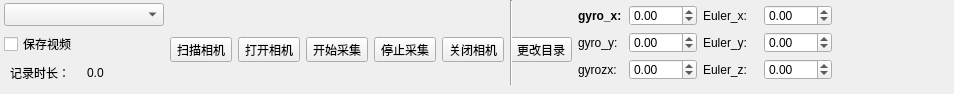
        <widget class="QWidget" name="tab">
         <attribute name="title">
          <string>视频采集</string>
         </attribute>
         <widget class="QWidget" name="layoutWidget">
          <property name="geometry">
           <rect>
            <x>4</x>
            <y>0</y>
            <width>941</width>
            <height>85</height>
           </rect>
          </property>
          <layout class="QGridLayout" name="gridLayout_2">
           <item row="1" column="9">
            <spacer name="horizontalSpacer_2">
             <property name="orientation">
              <enum>Qt::Horizontal</enum>
             </property>
             <property name="sizeHint" stdset="0">
              <size>
               <width>33</width>
               <height>70</height>
              </size>
             </property>
            </spacer>
           </item>
           <item row="1" column="7">
            <widget class="QToolButton" name="toolButton_changeDir">
             <property name="styleSheet">
              <string notr="true"/>
             </property>
             <property name="text">
              <string>更改目录</string>
             </property>
             <property name="icon">
              <iconset resource="toolButtonIcon.qrc">
               <normaloff>:/toolButton/static/dir.png</normaloff>:/toolButton/static/dir.png</iconset>
             </property>
             <property name="iconSize">
              <size>
               <width>50</width>
               <height>50</height>
              </size>
             </property>
             <property name="toolButtonStyle">
              <enum>Qt::ToolButtonTextUnderIcon</enum>
             </property>
            </widget>
           </item>
           <item row="1" column="4">
            <widget class="QToolButton" name="toolButton_stopGather">
             <property name="styleSheet">
              <string notr="true"/>
             </property>
             <property name="text">
              <string>停止采集</string>
             </property>
             <property name="icon">
              <iconset resource="toolButtonIcon.qrc">
               <normaloff>:/toolButton/static/stopGather.png</normaloff>:/toolButton/static/stopGather.png</iconset>
             </property>
             <property name="iconSize">
              <size>
               <width>50</width>
               <height>50</height>
              </size>
             </property>
             <property name="toolButtonStyle">
              <enum>Qt::ToolButtonTextUnderIcon</enum>
             </property>
            </widget>
           </item>
           <item row="1" column="5">
            <widget class="QToolButton" name="toolButton_closeCamera">
             <property name="styleSheet">
              <string notr="true"/>
             </property>
             <property name="text">
              <string>关闭相机</string>
             </property>
             <property name="icon">
              <iconset resource="toolButtonIcon.qrc">
               <normaloff>:/toolButton/static/closeCamera.png</normaloff>:/toolButton/static/closeCamera.png</iconset>
             </property>
             <property name="iconSize">
              <size>
               <width>50</width>
               <height>50</height>
              </size>
             </property>
             <property name="toolButtonStyle">
              <enum>Qt::ToolButtonTextUnderIcon</enum>
             </property>
            </widget>
           </item>
           <item row="0" column="6" rowspan="2" colspan="2">
            <widget class="Line" name="line">
             <property name="orientation">
              <enum>Qt::Vertical</enum>
             </property>
            </widget>
           </item>
           <item row="0" column="0" rowspan="2">
            <layout class="QVBoxLayout" name="verticalLayout_7">
             <item>
              <layout class="QVBoxLayout" name="verticalLayout_6">
               <item>
                <widget class="QComboBox" name="comboBox_cameraDeviceList">
                 <property name="minimumSize">
                  <size>
                   <width>160</width>
                   <height>23</height>
                  </size>
                 </property>
                 <property name="maximumSize">
                  <size>
                   <width>160</width>
                   <height>23</height>
                  </size>
                 </property>
                 <property name="font">
                  <font>
                   <weight>75</weight>
                   <bold>true</bold>
                  </font>
                 </property>
                </widget>
               </item>
               <item>
                <widget class="QCheckBox" name="checkBox_saveVideo">
                 <property name="minimumSize">
                  <size>
                   <width>72</width>
                   <height>0</height>
                  </size>
                 </property>
                 <property name="maximumSize">
                  <size>
                   <width>120</width>
                   <height>16777215</height>
                  </size>
                 </property>
                 <property name="styleSheet">
                  <string notr="true"/>
                 </property>
                 <property name="text">
                  <string>保存视频</string>
                 </property>
                </widget>
               </item>
              </layout>
             </item>
             <item>
              <layout class="QHBoxLayout" name="horizontalLayout_15">
               <item>
                <widget class="QLabel" name="label_20">
                 <property name="minimumSize">
                  <size>
                   <width>65</width>
                   <height>15</height>
                  </size>
                 </property>
                 <property name="maximumSize">
                  <size>
                   <width>65</width>
                   <height>15</height>
                  </size>
                 </property>
                 <property name="text">
                  <string>记录时长：</string>
                 </property>
                </widget>
               </item>
               <item>
                <widget class="QLabel" name="label_gatherTime">
                 <property name="minimumSize">
                  <size>
                   <width>70</width>
                   <height>15</height>
                  </size>
                 </property>
                 <property name="maximumSize">
                  <size>
                   <width>70</width>
                   <height>15</height>
                  </size>
                 </property>
                 <property name="sizeIncrement">
                  <size>
                   <width>70</width>
                   <height>15</height>
                  </size>
                 </property>
                 <property name="text">
                  <string>0.0</string>
                 </property>
                </widget>
               </item>
              </layout>
             </item>
            </layout>
           </item>
           <item row="0" column="8" rowspan="2">
            <layout class="QHBoxLayout" name="horizontalLayout_14">
             <item>
              <layout class="QVBoxLayout" name="verticalLayout_4">
               <property name="spacing">
                <number>1</number>
               </property>
               <item>
                <layout class="QHBoxLayout" name="horizontalLayout_6">
                 <item>
                  <widget class="QLabel" name="label_14">
                   <property name="minimumSize">
                    <size>
                     <width>50</width>
                     <height>21</height>
                    </size>
                   </property>
                   <property name="maximumSize">
                    <size>
                     <width>50</width>
                     <height>21</height>
                    </size>
                   </property>
                   <property name="font">
                    <font>
                     <pointsize>9</pointsize>
                     <weight>75</weight>
                     <bold>true</bold>
                    </font>
                   </property>
                   <property name="text">
                    <string>gyro_x:</string>
                   </property>
                  </widget>
                 </item>
                 <item>
                  <widget class="QDoubleSpinBox" name="doubleSpinBox_gyrox">
                   <property name="minimumSize">
                    <size>
                     <width>42</width>
                     <height>21</height>
                    </size>
                   </property>
                   <property name="maximumSize">
                    <size>
                     <width>80</width>
                     <height>21</height>
                    </size>
                   </property>
                   <property name="readOnly">
                    <bool>false</bool>
                   </property>
                   <property name="minimum">
                    <double>-180.000000000000000</double>
                   </property>
                   <property name="maximum">
                    <double>180.000000000000000</double>
                   </property>
                   <property name="singleStep">
                    <double>0.010000000000000</double>
                   </property>
                  </widget>
                 </item>
                </layout>
               </item>
               <item>
                <layout class="QHBoxLayout" name="horizontalLayout_9">
                 <item>
                  <widget class="QLabel" name="label_15">
                   <property name="minimumSize">
                    <size>
                     <width>50</width>
                     <height>21</height>
                    </size>
                   </property>
                   <property name="maximumSize">
                    <size>
                     <width>50</width>
                     <height>21</height>
                    </size>
                   </property>
                   <property name="text">
                    <string>gyro_y:</string>
                   </property>
                  </widget>
                 </item>
                 <item>
                  <widget class="QDoubleSpinBox" name="doubleSpinBox_gyroy">
                   <property name="minimumSize">
                    <size>
                     <width>42</width>
                     <height>21</height>
                    </size>
                   </property>
                   <property name="maximumSize">
                    <size>
                     <width>80</width>
                     <height>21</height>
                    </size>
                   </property>
                   <property name="minimum">
                    <double>-180.000000000000000</double>
                   </property>
                   <property name="maximum">
                    <double>180.000000000000000</double>
                   </property>
                   <property name="singleStep">
                    <double>0.010000000000000</double>
                   </property>
                  </widget>
                 </item>
                </layout>
               </item>
               <item>
                <layout class="QHBoxLayout" name="horizontalLayout_10">
                 <item>
                  <widget class="QLabel" name="label_16">
                   <property name="minimumSize">
                    <size>
                     <width>50</width>
                     <height>21</height>
                    </size>
                   </property>
                   <property name="maximumSize">
                    <size>
                     <width>50</width>
                     <height>21</height>
                    </size>
                   </property>
                   <property name="text">
                    <string>gyrozx:</string>
                   </property>
                  </widget>
                 </item>
                 <item>
                  <widget class="QDoubleSpinBox" name="doubleSpinBox_gyroz">
                   <property name="minimumSize">
                    <size>
                     <width>42</width>
                     <height>21</height>
                    </size>
                   </property>
                   <property name="maximumSize">
                    <size>
                     <width>80</width>
                     <height>21</height>
                    </size>
                   </property>
                   <property name="minimum">
                    <double>-180.000000000000000</double>
                   </property>
                   <property name="maximum">
                    <double>180.000000000000000</double>
                   </property>
                   <property name="singleStep">
                    <double>0.010000000000000</double>
                   </property>
                  </widget>
                 </item>
                </layout>
               </item>
              </layout>
             </item>
             <item>
              <layout class="QVBoxLayout" name="verticalLayout_5">
               <property name="spacing">
                <number>1</number>
               </property>
               <item>
                <layout class="QHBoxLayout" name="horizontalLayout_11">
                 <item>
                  <widget class="QLabel" name="label_17">
                   <property name="sizePolicy">
                    <sizepolicy hsizetype="Preferred" vsizetype="Preferred">
                     <horstretch>0</horstretch>
                     <verstretch>0</verstretch>
                    </sizepolicy>
                   </property>
                   <property name="minimumSize">
                    <size>
                     <width>60</width>
                     <height>21</height>
                    </size>
                   </property>
                   <property name="maximumSize">
                    <size>
                     <width>60</width>
                     <height>21</height>
                    </size>
                   </property>
                   <property name="text">
                    <string>Euler_x:</string>
                   </property>
                  </widget>
                 </item>
                 <item>
                  <widget class="QDoubleSpinBox" name="doubleSpinBo_x">
                   <property name="minimumSize">
                    <size>
                     <width>42</width>
                     <height>21</height>
                    </size>
                   </property>
                   <property name="maximumSize">
                    <size>
                     <width>80</width>
                     <height>21</height>
                    </size>
                   </property>
                   <property name="readOnly">
                    <bool>false</bool>
                   </property>
                   <property name="minimum">
                    <double>-180.000000000000000</double>
                   </property>
                   <property name="maximum">
                    <double>180.000000000000000</double>
                   </property>
                   <property name="singleStep">
                    <double>0.010000000000000</double>
                   </property>
                  </widget>
                 </item>
                </layout>
               </item>
               <item>
                <layout class="QHBoxLayout" name="horizontalLayout_12">
                 <item>
                  <widget class="QLabel" name="label_18">
                   <property name="sizePolicy">
                    <sizepolicy hsizetype="Preferred" vsizetype="Preferred">
                     <horstretch>0</horstretch>
                     <verstretch>0</verstretch>
                    </sizepolicy>
                   </property>
                   <property name="minimumSize">
                    <size>
                     <width>60</width>
                     <height>21</height>
                    </size>
                   </property>
                   <property name="maximumSize">
                    <size>
                     <width>60</width>
                     <height>21</height>
                    </size>
                   </property>
                   <property name="text">
                    <string>Euler_y:</string>
                   </property>
                  </widget>
                 </item>
                 <item>
                  <widget class="QDoubleSpinBox" name="doubleSpinBox_y">
                   <property name="minimumSize">
                    <size>
                     <width>42</width>
                     <height>21</height>
                    </size>
                   </property>
                   <property name="maximumSize">
                    <size>
                     <width>80</width>
                     <height>21</height>
                    </size>
                   </property>
                   <property name="minimum">
                    <double>-180.000000000000000</double>
                   </property>
                   <property name="maximum">
                    <double>180.000000000000000</double>
                   </property>
                   <property name="singleStep">
                    <double>0.010000000000000</double>
                   </property>
                  </widget>
                 </item>
                </layout>
               </item>
               <item>
                <layout class="QHBoxLayout" name="horizontalLayout_13">
                 <item>
                  <widget class="QLabel" name="label_19">
                   <property name="sizePolicy">
                    <sizepolicy hsizetype="Preferred" vsizetype="Preferred">
                     <horstretch>0</horstretch>
                     <verstretch>0</verstretch>
                    </sizepolicy>
                   </property>
                   <property name="minimumSize">
                    <size>
                     <width>60</width>
                     <height>21</height>
                    </size>
                   </property>
                   <property name="maximumSize">
                    <size>
                     <width>60</width>
                     <height>21</height>
                    </size>
                   </property>
                   <property name="text">
                    <string>Euler_z:</string>
                   </property>
                  </widget>
                 </item>
                 <item>
                  <widget class="QDoubleSpinBox" name="doubleSpinBox_z">
                   <property name="minimumSize">
                    <size>
                     <width>42</width>
                     <height>21</height>
                    </size>
                   </property>
                   <property name="maximumSize">
                    <size>
                     <width>80</width>
                     <height>21</height>
                    </size>
                   </property>
                   <property name="minimum">
                    <double>-180.000000000000000</double>
                   </property>
                   <property name="maximum">
                    <double>180.000000000000000</double>
                   </property>
                   <property name="singleStep">
                    <double>0.010000000000000</double>
                   </property>
                  </widget>
                 </item>
                </layout>
               </item>
              </layout>
             </item>
            </layout>
           </item>
           <item row="1" column="1">
            <widget class="QToolButton" name="toolButton_scanCamera">
             <property name="styleSheet">
              <string notr="true"/>
             </property>
             <property name="text">
              <string>扫描相机</string>
             </property>
             <property name="icon">
              <iconset resource="toolButtonIcon.qrc">
               <normaloff>:/toolButton/static/scanCamera.png</normaloff>:/toolButton/static/scanCamera.png</iconset>
             </property>
             <property name="iconSize">
              <size>
               <width>50</width>
               <height>50</height>
              </size>
             </property>
             <property name="toolButtonStyle">
              <enum>Qt::ToolButtonTextUnderIcon</enum>
             </property>
            </widget>
           </item>
           <item row="1" column="2">
            <widget class="QToolButton" name="toolButton_openCamera">
             <property name="styleSheet">
              <string notr="true"/>
             </property>
             <property name="text">
              <string>打开相机</string>
             </property>
             <property name="icon">
              <iconset resource="toolButtonIcon.qrc">
               <normaloff>:/toolButton/static/camera.png</normaloff>:/toolButton/static/camera.png</iconset>
             </property>
             <property name="iconSize">
              <size>
               <width>50</width>
               <height>50</height>
              </size>
             </property>
             <property name="toolButtonStyle">
              <enum>Qt::ToolButtonTextUnderIcon</enum>
             </property>
            </widget>
           </item>
           <item row="1" column="3">
            <widget class="QToolButton" name="toolButton_startGather">
             <property name="styleSheet">
              <string notr="true"/>
             </property>
             <property name="text">
              <string>开始采集</string>
             </property>
             <property name="icon">
              <iconset resource="toolButtonIcon.qrc">
               <normaloff>:/toolButton/static/startGather.png</normaloff>:/toolButton/static/startGather.png</iconset>
             </property>
             <property name="iconSize">
              <size>
               <width>50</width>
               <height>50</height>
              </size>
             </property>
             <property name="toolButtonStyle">
              <enum>Qt::ToolButtonTextUnderIcon</enum>
             </property>
            </widget>
           </item>
          </layout>
         </widget>
        </widget>
